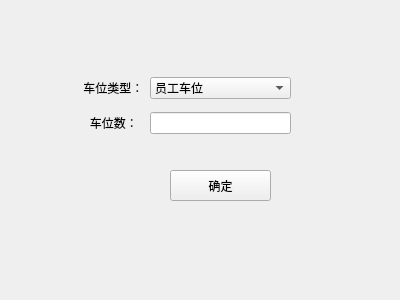
<?xml version="1.0" encoding="UTF-8"?>
<ui version="4.0">
 <class>addSeat</class>
 <widget class="QWidget" name="addSeat">
  <property name="geometry">
   <rect>
    <x>0</x>
    <y>0</y>
    <width>400</width>
    <height>300</height>
   </rect>
  </property>
  <property name="windowTitle">
   <string>Form</string>
  </property>
  <widget class="QWidget" name="gridLayoutWidget">
   <property name="geometry">
    <rect>
     <x>80</x>
     <y>70</y>
     <width>211</width>
     <height>71</height>
    </rect>
   </property>
   <layout class="QGridLayout" name="gridLayout">
    <item row="1" column="0">
     <widget class="QLabel" name="label_6">
      <property name="text">
       <string> 车位类型：</string>
      </property>
     </widget>
    </item>
    <item row="2" column="0">
     <widget class="QLabel" name="label_2">
      <property name="text">
       <string>   车位数：</string>
      </property>
     </widget>
    </item>
    <item row="2" column="1">
     <widget class="QLineEdit" name="lineEdit"/>
    </item>
    <item row="1" column="1">
     <widget class="QComboBox" name="comboBox">
      <item>
       <property name="text">
        <string>员工车位</string>
       </property>
      </item>
      <item>
       <property name="text">
        <string>外部车位</string>
       </property>
      </item>
     </widget>
    </item>
   </layout>
  </widget>
  <widget class="QPushButton" name="pushButton">
   <property name="geometry">
    <rect>
     <x>170</x>
     <y>170</y>
     <width>101</width>
     <height>31</height>
    </rect>
   </property>
   <property name="text">
    <string>确定</string>
   </property>
  </widget>
 </widget>
 <resources/>
 <connections/>
</ui>
